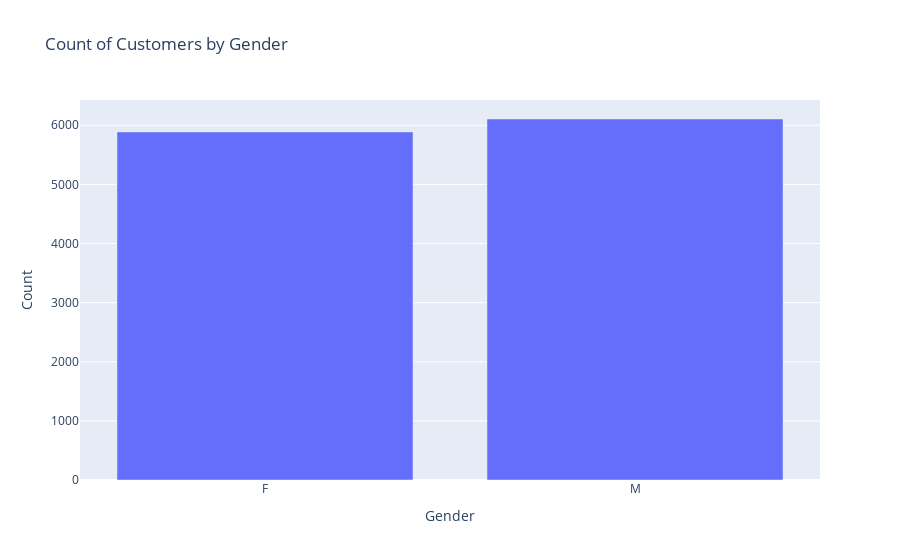

This figure's notebook cell:
### Code cell
# Visualize the results using Plotly
import plotly.graph_objects as go
from pyspark.sql import SparkSession

# Create a SparkSession
spark = SparkSession.builder.getOrCreate()

# Execute the query and retrieve the results as a PySpark DataFrame
customers_count_by_gender = spark.sql("""
    SELECT Gender, COUNT(*) AS customer_count
    FROM my_table
    GROUP BY Gender
""")

# Collect the results as a list of dictionaries
result_list = customers_count_by_gender.collect()

# Extract the gender and count values
genders = [row["Gender"] for row in result_list]
counts = [row["customer_count"] for row in result_list]

# Create a bar plot using Plotly
fig = go.Figure(data=[go.Bar(x=genders, y=counts)])
fig.update_layout(title='Count of Customers by Gender', xaxis_title='Gender', yaxis_title='Count')
fig.show()

### Figure 1 — Plotly figure (JSON) as saved in the notebook; plotly's stock layout.template omitted (floating-point values rounded to 4 significant figures)
{"data": [{"type": "bar", "x": ["F", "M"], "y": [5887, 6106]}], "layout": {"title": {"text": "Count of Customers by Gender"}, "xaxis": {"title": {"text": "Gender"}}, "yaxis": {"title": {"text": "Count"}}}}
